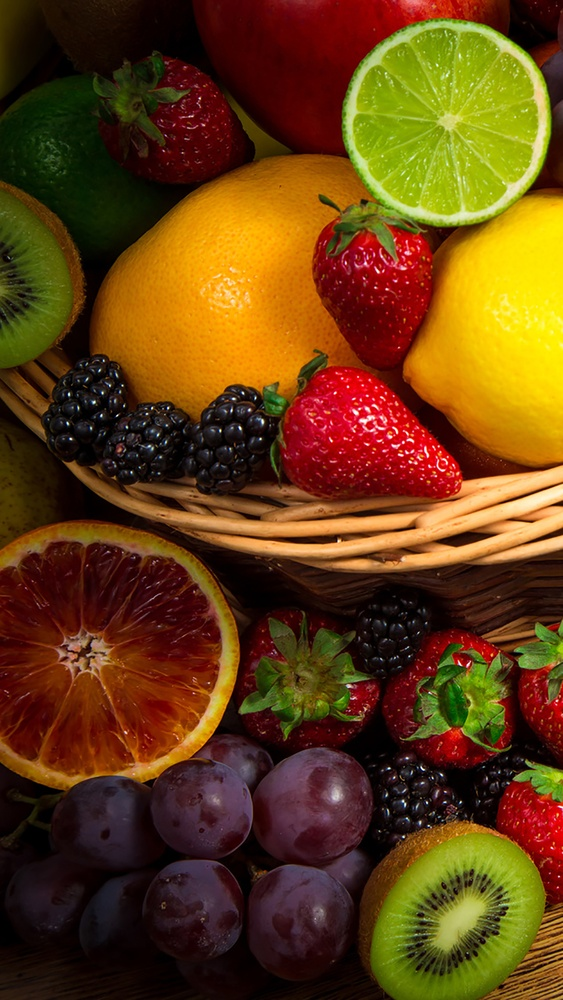
#> input picture Assignment_31/inputs/Fruit.jpg, 563 x 1000 px, shrunk from 1242 x 2207 before the run
$ python 1_Histogram.py
#> lines starting #> are read from the running program, lines starting #| are printed output that depends on the picture
import cv2
import matplotlib.pyplot as plt
import numpy as np


image  = cv2.imread("inputs/Fruit.jpg" , cv2.IMREAD_GRAYSCALE)
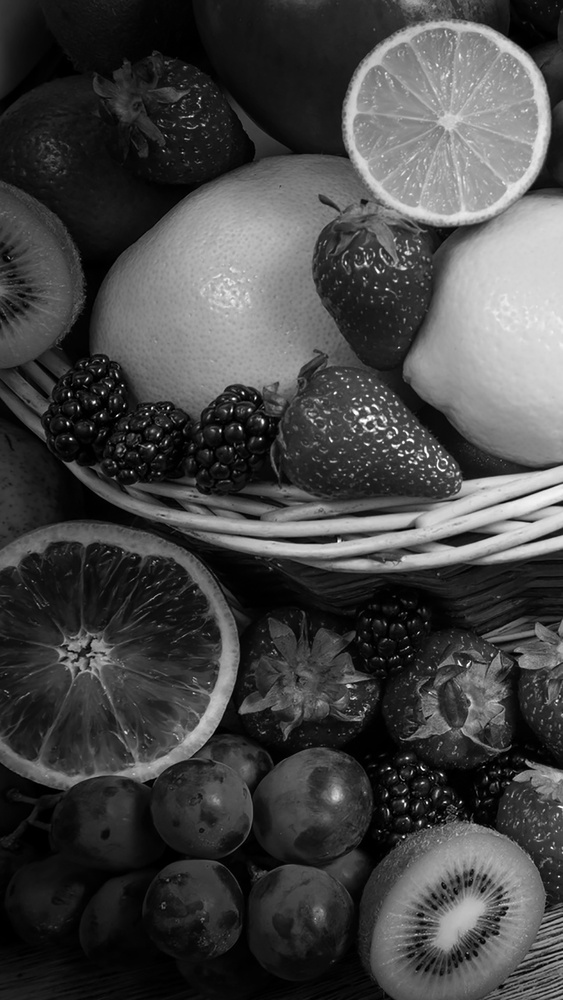
#> image: shape (1000, 563); min 0, max 255, mean 69
rows , cols = image.shape
#> rows = 1000; cols = 563
print(image.shape)
#| (1000, 563)

def histogram_calculation(image) :
    histogram = np.zeros(256)
    for i in range(rows):
        for j in range(cols):
            value = image[i , j]
            histogram[value] += 1
#> after the loop, histogram = 256 values, max 8604 at index 3, min 8 at index 244, mean 2199.2
    return histogram

#1️⃣
histogram = histogram_calculation(image)
plt.plot(histogram)

#2️⃣
y = np.arange(256)
#plt.bar( y ,  histogram )

#3️⃣
#plt.hist( image.ravel() , 256)

plt.show()
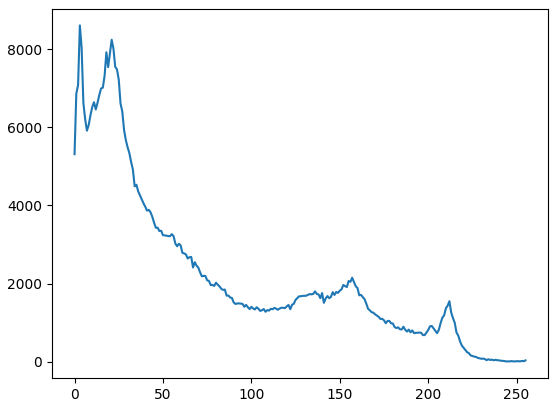
#> figure drawn by matplotlib, 1 panel; curve peaks at x = 3, y = 8604

$ run again, with Assignment_31/inputs/rose.jpg copied over Assignment_31/inputs/Fruit.jpg
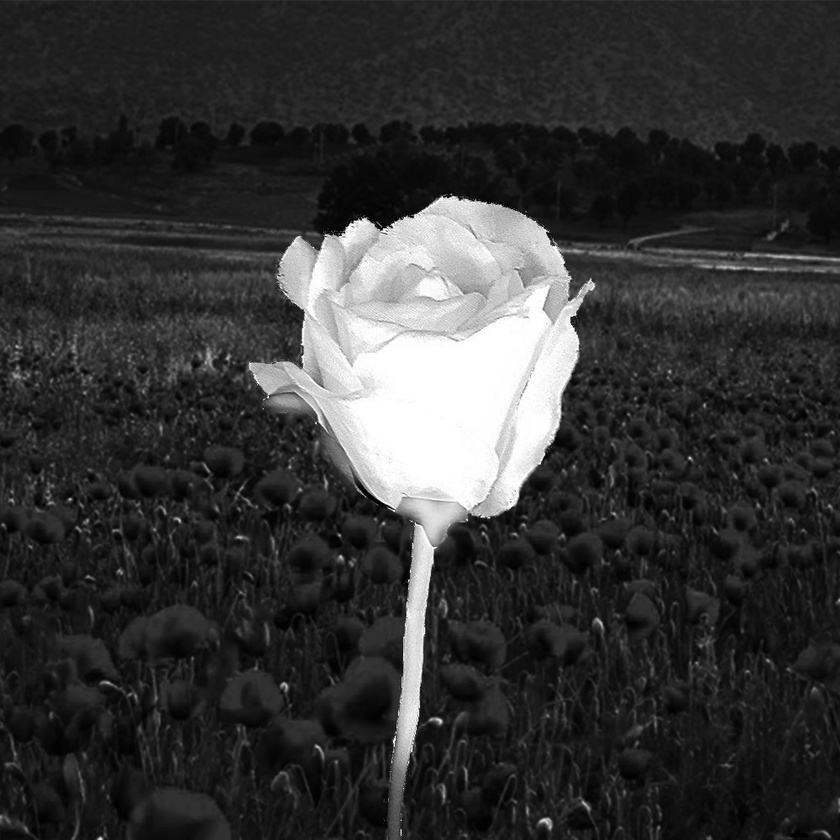
#> input picture Assignment_31/inputs/rose.jpg, 840 x 840 px, shrunk from 1000 x 1000 before the run
#> image is the input picture: shape (840, 840); min 0, max 255, mean 53.3
#| (840, 840)
#> after the loop in histogram_calculation, `for i in range(rows):`: histogram = 256 values, max 20650 at index 30, min 77 at index 132, mean 2756.2
#> `plt.show()`:
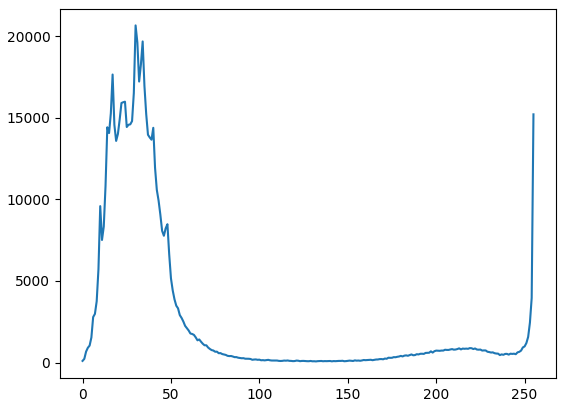
#> figure drawn by matplotlib, 1 panel; curve peaks at x = 30, y = 20650
